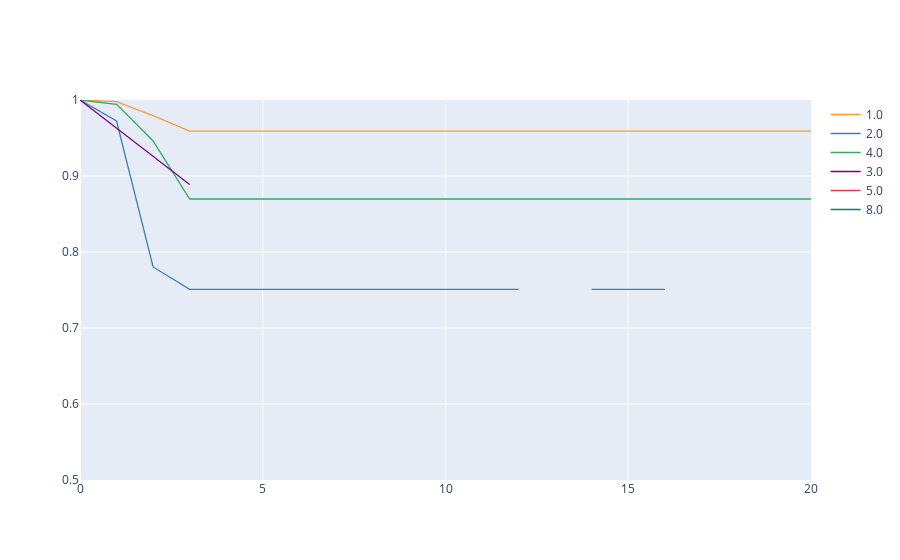

The notebook cell saved with this chart:
### Code cell
import plotly.graph_objs as go
layout = go.Layout( xaxis=dict(range=[0, 20]) , yaxis=dict(range=[0.5, 1])) 

rates.iplot(kind = 'line', yTitle='Retention Rate', xTitle='N donations', layout=layout)

### Figure 1 — Plotly figure (JSON) as saved in the notebook; plotly's stock layout.template omitted (floating-point values rounded to 4 significant figures)
{"data": [{"line": {"color": "rgba(255, 153, 51, 1.0)", "dash": "solid", "shape": "linear", "width": 1.3}, "mode": "lines", "name": "1.0", "text": "", "type": "scatter", "x": [0, 1, 2, 3, 4, 5, 6, 7, 8, 9, 10, 11, 12, 13, 14, 15, 16, 17, 18, 19, 20, 21, 22, 23, 24, 26, 28, 30, 32, 33, 34, 35, 36, 39, 42, 44, 45, 48, 52, 56, 60, 64, 68, 69, 72, 75, 80, 93, 96, 99, 108, 112, 128, 135, 145, 147, 196, 271, 288, 298, 466, 473, 597, 630, 660, 758, 844, 1020, 1044, 1392, 1934, 4568, 9530, 15389], "y": [1, 0.998, 0.9795, 0.959, 0.959, 0.959, 0.959, 0.959, 0.959, 0.959, 0.959, 0.959, 0.959, 0.959, 0.959, 0.959, 0.959, 0.959, 0.959, 0.959, 0.959, 0.959, 0.959, 0.959, 0.959, 0.959, 0.959, 0.959, 0.959, 0.959, 0.959, 0.959, 0.959, 0.959, 0.959, 0.959, 0.959, 0.959, 0.959, 0.959, 0.959, 0.959, 0.959, 0.959, 0.959, 0.959, 0.959, 0.959, 0.959, 0.959, 0.959, 0.959, 0.959, 0.959, 0.959, 0.959, 0.959, 0.959, 0.959, 0.959, 0.959, 0.959, 0.959, 0.959, 0.959, 0.959, 0.959, 0.959, 0.959, 0.959, 0.959, 0.959, 0.959, 0.959]}, {"line": {"color": "rgba(55, 128, 191, 1.0)", "dash": "solid", "shape": "linear", "width": 1.3}, "mode": "lines", "name": "2.0", "text": "", "type": "scatter", "x": [0, 1, 2, 3, 4, 5, 6, 7, 8, 9, 10, 11, 12, 13, 14, 15, 16, 17, 18, 19, 20, 21, 22, 23, 24, 26, 28, 30, 32, 33, 34, 35, 36, 39, 42, 44, 45, 48, 52, 56, 60, 64, 68, 69, 72, 75, 80, 93, 96, 99, 108, 112, 128, 135, 145, 147, 196, 271, 288, 298, 466, 473, 597, 630, 660, 758, 844, 1020, 1044, 1392, 1934, 4568, 9530, 15389], "y": [1, 0.9724, 0.7803, 0.7508, 0.7508, 0.7508, 0.7508, 0.7508, 0.7508, 0.7508, 0.7508, 0.7508, 0.7508, "", 0.7508, 0.7508, 0.7508, "", "", "", 0.7508, "", "", "", 0.7508, "", "", "", 0.7508, 0.7508, "", "", 0.7508, "", "", "", "", "", "", "", "", "", "", 0.7508, "", "", "", "", "", "", 0.7508, "", "", "", "", "", "", "", "", "", "", "", "", "", "", 0.7508, "", "", "", 0.7508, 0.7508, "", "", 0.7508]}, {"line": {"color": "rgba(50, 171, 96, 1.0)", "dash": "solid", "shape": "linear", "width": 1.3}, "mode": "lines", "name": "4.0", "text": "", "type": "scatter", "x": [0, 1, 2, 3, 4, 5, 6, 7, 8, 9, 10, 11, 12, 13, 14, 15, 16, 17, 18, 19, 20, 21, 22, 23, 24, 26, 28, 30, 32, 33, 34, 35, 36, 39, 42, 44, 45, 48, 52, 56, 60, 64, 68, 69, 72, 75, 80, 93, 96, 99, 108, 112, 128, 135, 145, 147, 196, 271, 288, 298, 466, 473, 597, 630, 660, 758, 844, 1020, 1044, 1392, 1934, 4568, 9530, 15389], "y": [1, 0.9942, 0.9462, 0.8697, 0.8697, 0.8697, 0.8697, 0.8697, 0.8697, 0.8697, 0.8697, 0.8697, 0.8697, 0.8697, 0.8697, 0.8697, 0.8697, 0.8697, 0.8697, 0.8697, 0.8697, "", 0.8697, 0.8697, 0.8697, 0.8697, "", "", 0.8697, 0.8697, 0.8697, "", "", "", 0.8697, 0.8697, "", "", "", 0.8697, "", "", "", 0.8697, "", "", "", "", "", 0.8697, "", "", "", "", "", 0.8697, "", 0.8697, "", 0.8697, "", "", "", "", "", 0.8697, "", "", "", "", 0.8697, "", "", ""]}, {"line": {"color": "rgba(128, 0, 128, 1.0)", "dash": "solid", "shape": "linear", "width": 1.3}, "mode": "lines", "name": "3.0", "text": "", "type": "scatter", "x": [0, 1, 2, 3, 4, 5, 6, 7, 8, 9, 10, 11, 12, 13, 14, 15, 16, 17, 18, 19, 20, 21, 22, 23, 24, 26, 28, 30, 32, 33, 34, 35, 36, 39, 42, 44, 45, 48, 52, 56, 60, 64, 68, 69, 72, 75, 80, 93, 96, 99, 108, 112, 128, 135, 145, 147, 196, 271, 288, 298, 466, 473, 597, 630, 660, 758, 844, 1020, 1044, 1392, 1934, 4568, 9530, 15389], "y": [1, 0.963, 0.9259, 0.8889, "", "", "", "", "", "", "", "", "", "", "", "", "", "", "", "", "", "", "", "", "", "", "", "", "", "", "", "", "", "", "", "", "", "", "", "", "", "", "", "", "", "", "", "", "", "", "", "", "", "", "", "", "", "", "", "", "", "", "", "", "", 0.8889, "", "", "", "", "", "", "", ""]}, {"line": {"color": "rgba(219, 64, 82, 1.0)", "dash": "solid", "shape": "linear", "width": 1.3}, "mode": "lines", "name": "5.0", "text": "", "type": "scatter", "x": [0, 1, 2, 3, 4, 5, 6, 7, 8, 9, 10, 11, 12, 13, 14, 15, 16, 17, 18, 19, 20, 21, 22, 23, 24, 26, 28, 30, 32, 33, 34, 35, 36, 39, 42, 44, 45, 48, 52, 56, 60, 64, 68, 69, 72, 75, 80, 93, 96, 99, 108, 112, 128, 135, 145, 147, 196, 271, 288, 298, 466, 473, 597, 630, 660, 758, 844, 1020, 1044, 1392, 1934, 4568, 9530, 15389], "y": [1, "", "", "", "", "", "", "", "", "", "", "", "", "", "", "", "", "", "", "", "", "", "", "", "", "", "", "", "", "", "", "", "", "", "", "", "", "", "", "", "", "", "", "", "", "", "", "", "", "", "", "", "", "", "", "", "", 1, "", "", "", "", "", "", "", "", "", "", "", "", 1, "", "", ""]}, {"line": {"color": "rgba(0, 128, 128, 1.0)", "dash": "solid", "shape": "linear", "width": 1.3}, "mode": "lines", "name": "8.0", "text": "", "type": "scatter", "x": [0, 1, 2, 3, 4, 5, 6, 7, 8, 9, 10, 11, 12, 13, 14, 15, 16, 17, 18, 19, 20, 21, 22, 23, 24, 26, 28, 30, 32, 33, 34, 35, 36, 39, 42, 44, 45, 48, 52, 56, 60, 64, 68, 69, 72, 75, 80, 93, 96, 99, 108, 112, 128, 135, 145, 147, 196, 271, 288, 298, 466, 473, 597, 630, 660, 758, 844, 1020, 1044, 1392, 1934, 4568, 9530, 15389], "y": [1, "", "", 0, "", "", "", "", "", "", "", "", "", "", "", "", "", "", "", "", "", "", "", "", "", "", "", "", "", "", "", "", "", "", "", "", "", "", "", "", "", "", "", "", "", "", "", "", "", "", "", "", "", "", "", "", "", "", "", "", "", "", "", "", "", "", "", "", "", "", "", "", "", ""]}], "layout": {"xaxis": {"range": [0, 20]}, "yaxis": {"range": [0.5, 1]}}}
